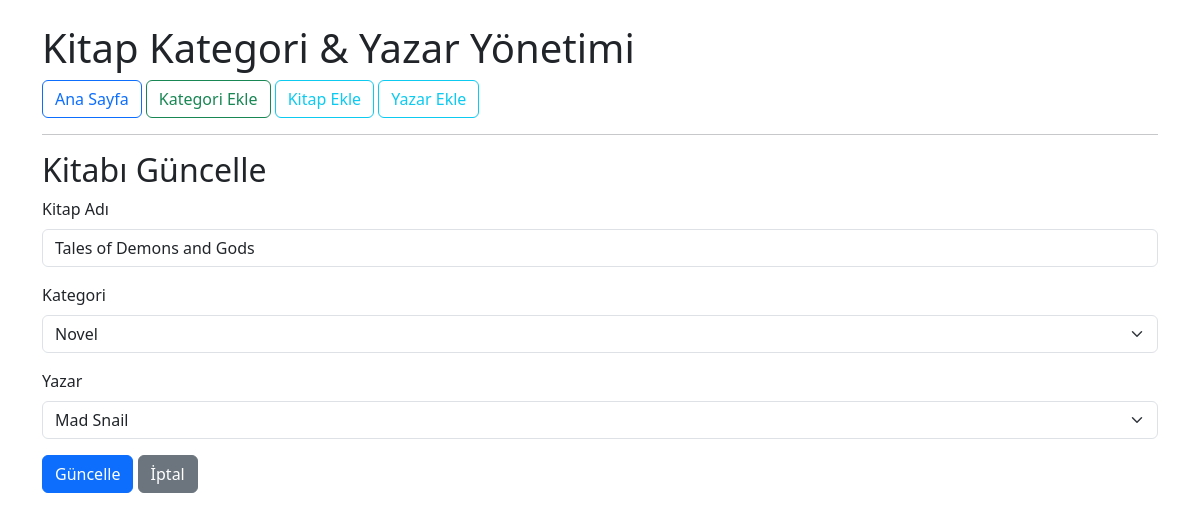
Screenshot of /book/update/6 with the database file from the repository.
### models.py (models this page shows, shortened)
class Book(db.Model):
    id = db.Column(db.Integer, primary_key=True)
    bookName = db.Column(db.String(200),nullable=False)
    writer_id = db.Column(db.Integer,db.ForeignKey('writer.id'),nullable=False)
    category_id = db.Column(db.Integer,db.ForeignKey('category.id'),nullable=False)

class Category(db.Model):
    id = db.Column(db.Integer, primary_key=True)
    categoryName = db.Column(db.String(100),nullable = False,unique = True)
    books = db.relationship('Book',backref='category',lazy=True,cascade="all, delete-orphan")

class Writer(db.Model):
    id = db.Column(db.Integer, primary_key = True)
    writerName = db.Column(db.String(100), nullable =False, unique=True)
    books = db.relationship('Book',backref='writer',lazy = True,cascade="all, delete-orphan")

### app.py (the view, shortened to what this page needs)
@app.route('/book/update/<int:id>', methods=['GET', 'POST'])
def book_update(id):
    book = Book.query.get_or_404(id)
    categories = Category.query.all()
    writers = Writer.query.all()
    return render_template('book_update.html', book=book, categories=categories,writers = writers)

### templates/book_update.html
{% extends "base.html" %}
{% block content %}
<h2>Kitabı Güncelle</h2>
<form method="POST">
    <div class="mb-3">
        <label for="bookName" class="form-label">Kitap Adı</label>
        <input type="text" class="form-control" id="bookName" name="bookName" value="{{ book.bookName }}" required>
    </div>
    <div class="mb-3">
        <label for="category_id" class="form-label">Kategori</label>
        <select class="form-select" id="category_id" name="category_id" required>
            {% for c in categories %}
            <option value="{{ c.id }}" {% if c.id == book.category_id %}selected{% endif %}>{{ c.categoryName }}</option>
            {% endfor %}
        </select>
    </div>
    <div class="mb-3">
        <label for="writer_id" class="form-label">Yazar</label>
        <select class="form-select" id="writer_id" name="writer_id" required>
            {% for w in writers %}
            <option value="{{ w.id }}" {% if w.id == book.writer_id %}selected{% endif %}>{{ w.writerName }}</option>
            {% endfor %}
        </select>
    </div>
    <button type="submit" class="btn btn-primary">Güncelle</button>
    <a href="{{ url_for('index') }}" class="btn btn-secondary">İptal</a>
</form>
{% endblock %}

### rows the page displays
Book: bookName "Tales of Demons and Gods", category_id "Novel", writer_id "Mad Snail"
